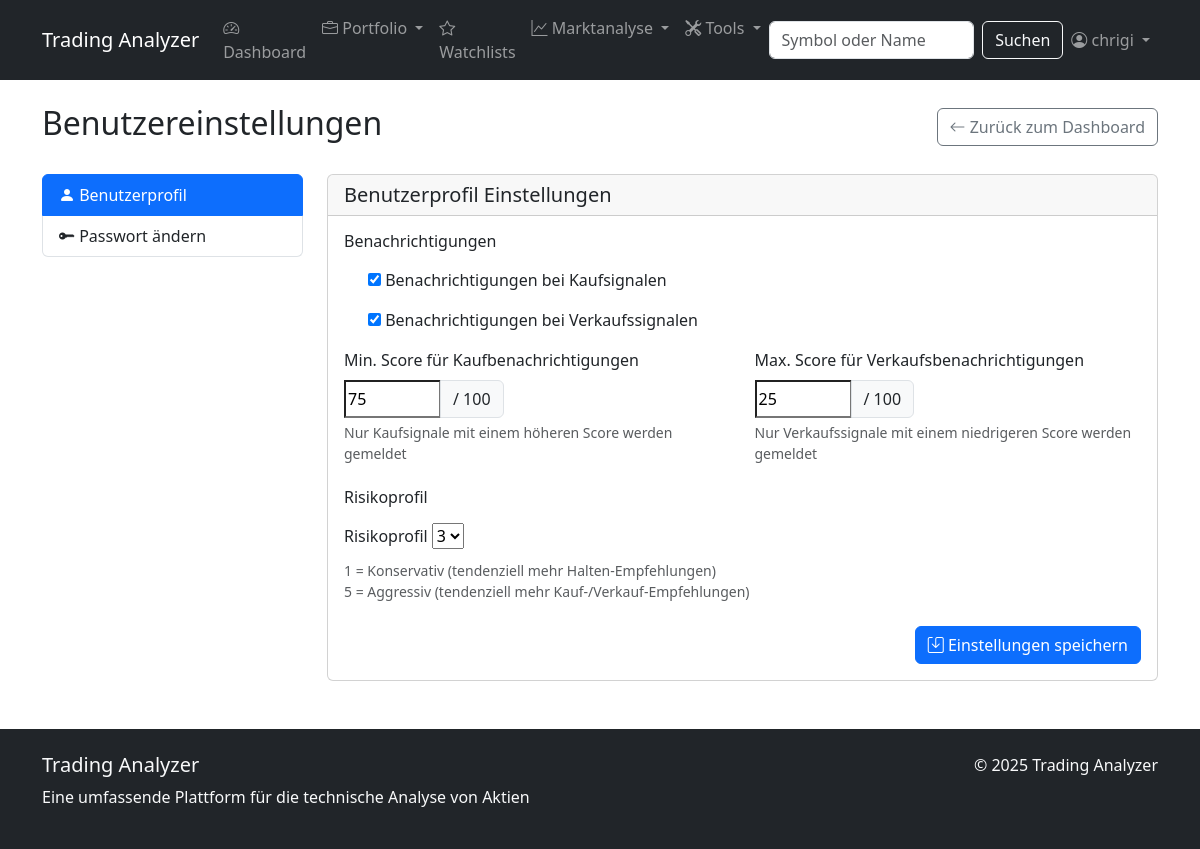
The app's page /settings/profile/ (signed in) with its own data.
### stock_analyzer/models.py (models this page shows, shortened)
class UserProfile(models.Model):
    user = models.OneToOneField(User, on_delete=models.CASCADE, related_name='profile')
    notify_on_buy_signals = models.BooleanField(default=True)
    notify_on_sell_signals = models.BooleanField(default=True)
    min_score_for_buy_notification = models.IntegerField(default=75)
    max_score_for_sell_notification = models.IntegerField(default=25)
    preferred_indicators = models.JSONField(default=dict)
    risk_profile = models.IntegerField(choices=[(i, str(i)) for i in range(1, 6)], default=3)

### stock_analyzer/views.py (the view)
# urls.py: path('settings/profile/', views.user_profile_settings, name='user_profile_settings'),
@login_required
def user_profile_settings(request):
    profile, created = UserProfile.objects.get_or_create(user=request.user)
    if request.method == 'POST':
        form = UserProfileForm(request.POST, instance=profile)
        if form.is_valid():
            form.save()
            messages.success(request, "Einstellungen erfolgreich gespeichert.")
            return redirect('user_profile_settings')
    else:
        form = UserProfileForm(instance=profile)
    context = {
        'form': form
    }
    return render(request, 'stock_analyzer/user_profile_settings.html', context)

### stock_analyzer/forms.py
class UserProfileForm(forms.ModelForm):
    class Meta:
        model = UserProfile
        fields = [
            'notify_on_buy_signals', 'notify_on_sell_signals',
            'min_score_for_buy_notification', 'max_score_for_sell_notification',
            'risk_profile'
        ]
        widgets = {
            'min_score_for_buy_notification': forms.NumberInput(attrs={'min': 0, 'max': 100}),
            'max_score_for_sell_notification': forms.NumberInput(attrs={'min': 0, 'max': 100}),
        }

### stock_analyzer/templates/stock_analyzer/user_profile_settings.html (shortened to what this page needs)
{% extends 'stock_analyzer/base.html' %}
{% block content %}
<div class="d-flex justify-content-between align-items-center mb-4">
    <h2>Benutzereinstellungen</h2>
    <a href="{% url 'index' %}" class="btn btn-outline-secondary">
        <i class="bi bi-arrow-left"></i> Zurück zum Dashboard
    </a>
</div>
<div class="row">
    <div class="col-md-3 mb-4">
        <div class="list-group">
            <a href="{% url 'user_profile_settings' %}" class="list-group-item list-group-item-action active">
                <i class="bi bi-person-fill"></i> Benutzerprofil
            </a>
            <a href="{% url 'password_change' %}" class="list-group-item list-group-item-action">
                <i class="bi bi-key-fill"></i> Passwort ändern
            </a>
        </div>
    </div>
    <div class="col-md-9">
        <div class="card">
            <div class="card-header">
                <h5 class="card-title mb-0">Benutzerprofil Einstellungen</h5>
            </div>
            <div class="card-body">
                <form method="post">
                    <h6 class="mb-3">Benachrichtigungen</h6>
                    <div class="mb-3 form-check">
                        {{ form.notify_on_buy_signals }}
                        <label class="form-check-label" for="{{ form.notify_on_buy_signals.id_for_label }}">
                            Benachrichtigungen bei Kaufsignalen
                        </label>
                    </div>
                    <div class="mb-3 form-check">
                        {{ form.notify_on_sell_signals }}
                        <label class="form-check-label" for="{{ form.notify_on_sell_signals.id_for_label }}">
                            Benachrichtigungen bei Verkaufssignalen
                        </label>
                    </div>
                    <div class="row mb-4">
                        <div class="col-md-6">
                            <label for="{{ form.min_score_for_buy_notification.id_for_label }}" class="form-label">
                                Min. Score für Kaufbenachrichtigungen
                            </label>
                            <div class="input-group">
                                {{ form.min_score_for_buy_notification }}
                                <span class="input-group-text">/ 100</span>
                            </div>
                            <div class="form-text">Nur Kaufsignale mit einem höheren Score werden gemeldet</div>
                        </div>
                        <div class="col-md-6">
                            <label for="{{ form.max_score_for_sell_notification.id_for_label }}" class="form-label">
                                Max. Score für Verkaufsbenachrichtigungen
                            </label>
                            <div class="input-group">
                                {{ form.max_score_for_sell_notification }}
                                <span class="input-group-text">/ 100</span>
                            </div>
                            <div class="form-text">Nur Verkaufssignale mit einem niedrigeren Score werden gemeldet</div>
                        </div>
                    </div>
                    <h6 class="mb-3">Risikoprofil</h6>
                    <div class="mb-4">
                        <label for="{{ form.risk_profile.id_for_label }}" class="form-label">Risikoprofil</label>
                        {{ form.risk_profile }}
                        <div class="form-text">
                            1 = Konservativ (tendenziell mehr Halten-Empfehlungen)<br>
                            5 = Aggressiv (tendenziell mehr Kauf-/Verkauf-Empfehlungen)
                        </div>
                    </div>
                    <div class="text-end">
                        <button type="submit" class="btn btn-primary">
                            <i class="bi bi-save"></i> Einstellungen speichern
                        </button>
                    </div>
                </form>
            </div>
        </div>
    </div>
</div>
{% endblock %}

### stock_analyzer/templates/stock_analyzer/base.html (shortened to what this page needs)
<!DOCTYPE html>
<html lang="de">
<head>
    <link href="https://cdn.jsdelivr.net/npm/bootstrap@5.3.0/dist/css/bootstrap.min.css" rel="stylesheet">
    <link rel="stylesheet" href="https://cdn.jsdelivr.net/npm/bootstrap-icons@1.11.0/font/bootstrap-icons.css">
</head>
<body>
    <nav class="navbar navbar-expand-lg navbar-dark bg-dark">
    <div class="container">
        <a class="navbar-brand" href="{% url 'index' %}">Trading Analyzer</a>
        <div class="collapse navbar-collapse" id="navbarNav">
            <ul class="navbar-nav me-auto">
                <li class="nav-item">
                    <a class="nav-link" href="{% url 'index' %}">
                        <i class="bi bi-speedometer2"></i> Dashboard
                    </a>
                </li>
                {% if user.is_authenticated %}
                <li class="nav-item dropdown">
                    <a class="nav-link dropdown-toggle" href="#" id="portfolioDropdown" role="button" data-bs-toggle="dropdown">
                        <i class="bi bi-briefcase"></i> Portfolio
                    </a>
                </li>
                {% endif %}
                {% if user.is_authenticated %}
                <li class="nav-item">
                    <a class="nav-link" href="{% url 'my_watchlists' %}">
                        <i class="bi bi-star"></i> Watchlists
                    </a>
                </li>
                {% endif %}
                <li class="nav-item dropdown">
                    <a class="nav-link dropdown-toggle" href="#" id="marketDropdown" role="button" data-bs-toggle="dropdown">
                        <i class="bi bi-graph-up"></i> Marktanalyse
                    </a>
                </li>
                {% if user.is_authenticated %}
                <li class="nav-item dropdown">
                    <a class="nav-link dropdown-toggle" href="#" id="toolsDropdown" role="button" data-bs-toggle="dropdown">
                        <i class="bi bi-tools"></i> Tools
                    </a>
                </li>
                {% endif %}
            </ul>
            <form class="d-flex" action="{% url 'search_stocks' %}" method="get" id="search-form">
                <input class="form-control me-2" type="search" placeholder="Symbol oder Name" name="q" id="search-input">
                <button class="btn btn-outline-light" type="submit">Suchen</button>
            </form>
            <ul class="navbar-nav ms-auto">
                {% if user.is_authenticated %}
                <li class="nav-item dropdown">
                    <a class="nav-link dropdown-toggle" href="#" id="navbarDropdown" role="button" data-bs-toggle="dropdown">
                        <i class="bi bi-person-circle"></i> {{ user.username }}
                    </a>
                </li>
                {% endif %}
            </ul>
        </div>
    </div>
</nav>
    <div class="container mt-4">
        {% block content %}{% endblock %}
    </div>
    <footer class="bg-dark text-light py-4 mt-5">
        <div class="container">
            <div class="row">
                <div class="col-md-6">
                    <h5>Trading Analyzer</h5>
                    <p>Eine umfassende Plattform für die technische Analyse von Aktien</p>
                </div>
                <div class="col-md-6 text-md-end">
                    <p>&copy; {% now "Y" %} Trading Analyzer</p>
                </div>
            </div>
        </div>
    </footer>
</body>
</html>

### records on screen
UserProfile: notify_on_buy_signals "☑", notify_on_sell_signals "☑", min_score_for_buy_notification "75", max_score_for_sell_notification "25", risk_profile "3"

### other values on screen
{{ user.username }} "chrigi"
